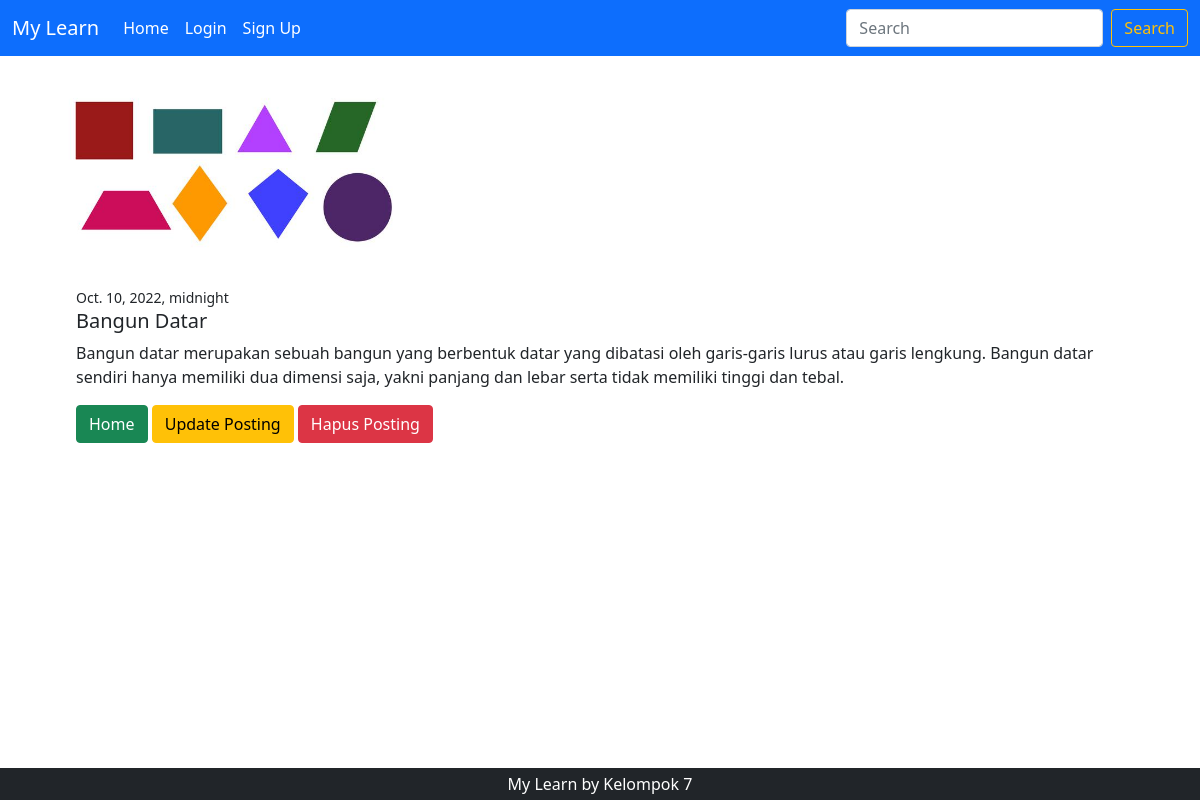
Screenshot of /detail/9 with the database file from the repository.
### posting/models.py (models this page shows, shortened)
class Posting(models.Model):
    judul = models.CharField(max_length=200)
    konten = models.TextField()
    image = models.ImageField(null=True, blank=True, upload_to='images')
    date = models.DateTimeField()

### posting/views.py (the view)
# urls.py: path('detail/<int:pk>', views.DetailPosting.as_view(), name='detail'),
class DetailPosting(generic.DetailView):
    model = Posting
    template_name = 'posting/detail.html'

### templates/posting/detail.html (shortened to what this page needs)
{% extends 'base.html' %}
{% block content %}
<div class="container mt-3 mb-5 justify-content-center" style="width: 69rem;">
    <img src="{{ posting.image.url }}"  style="width:350px" class="card-img-top" alt="my image">
    <div class="card-body">
        <small>{{ posting.date }}</small>
      <h5 class="card-title">{{ posting.judul }}</h5>
      <p class="card-text">{{ posting.konten }}</p>
      <a href="{% url 'index' %}" class="btn btn-success">Home</a>
      <a href="{% url 'update' object.pk %}" class="btn btn-warning">Update Posting</a>
      <a href="{% url 'delete' object.pk %}" class="btn btn-danger">Hapus Posting</a>
    </div>
  </div>
{% endblock %}

### rows the page displays
Posting: image (picture), date "Oct. 10, 2022, midnight", judul "Bangun Datar", konten "Bangun datar merupakan sebuah bangun yang berbentuk datar yang dibatasi oleh garis-garis lurus atau garis lengkung. Bangun datar sendiri hanya memiliki dua dimensi saja, yakni panjang dan lebar serta tidak memiliki tinggi dan tebal."
